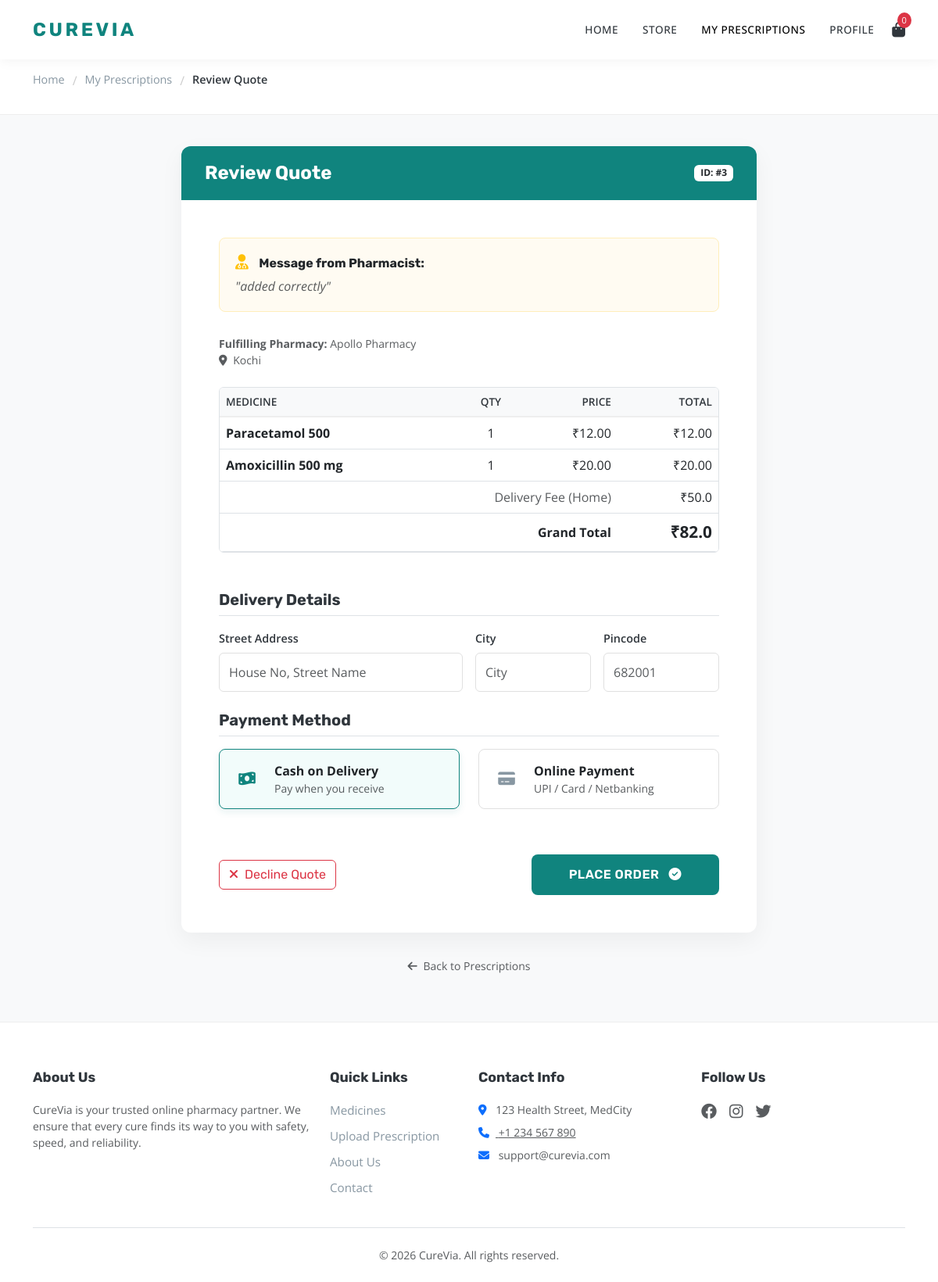
Screenshot of /review_prescription/3/ (signed in) with the database file from the repository.
### myapp/models.py (models this page shows, shortened)
class Prescription(models.Model):
    user = models.ForeignKey(Register, on_delete=models.CASCADE)
    medicine = models.ForeignKey(Medicine, on_delete=models.CASCADE, null=True, blank=True)
    image = models.ImageField(upload_to='prescriptions/')
    status = models.CharField(max_length=100, default='Uploaded')
    created_at = models.DateTimeField(auto_now_add=True)
    assigned_pharmacy = models.ForeignKey(Pharmacy, on_delete=models.SET_NULL, null=True, blank=True)
    handled_by_name = models.CharField(max_length=100, blank=True, null=True)
    DELIVERY_CHOICES = [('Home', 'Home Delivery'), ('Pickup', 'Store Pickup')]
    delivery_type = models.CharField(max_length=10, choices=DELIVERY_CHOICES, default='Home')
    locked_by_pharmacy = models.ForeignKey(Pharmacy, on_delete=models.SET_NULL, null=True, blank=True,
                                           related_name='locked_prescriptions')
    locked_at = models.DateTimeField(null=True, blank=True)
    rejection_reason = models.TextField(null=True, blank=True)
    pharmacist_note = models.TextField(null=True, blank=True)
    estimated_total = models.DecimalField(max_digits=10, decimal_places=2, default=0.00)
    previous_pharmacies = models.TextField(default="", blank=True)
    user_note = models.TextField(null=True, blank=True)

class Pharmacy(models.Model):
    name = models.CharField(max_length=100)
    location = models.CharField(max_length=100)
    address = models.TextField()
    contact = models.CharField(max_length=20)
    service_pincodes = models.TextField(help_text="Enter pincodes separated by comma", default="")
    is_active = models.BooleanField(default=True)
    email = models.EmailField(unique=True, null=True, blank=True)
    password = models.CharField(max_length=100, null=True, blank=True)
    rights = models.CharField(max_length=100, default="pharmacy")

class PrescriptionItem(models.Model):
    prescription = models.ForeignKey(Prescription, on_delete=models.CASCADE, related_name='items')
    medicine = models.ForeignKey(Medicine, on_delete=models.CASCADE)
    quantity = models.PositiveIntegerField(default=1)
    price_at_time = models.DecimalField(max_digits=10, decimal_places=2)
    @property
    def total_price(self):
        return self.quantity * self.price_at_time

class Medicine(models.Model):
    name = models.CharField(max_length=100)
    category = models.ForeignKey(Category, on_delete=models.CASCADE, related_name='medicines')
    purpose = models.CharField(max_length=100, blank=True, null=True)
    description = models.TextField(blank=True, null=True)
    price = models.DecimalField(max_digits=10, decimal_places=2)
    quantity = models.PositiveIntegerField()
    rx_required = models.BooleanField(default=False)
    expiry_date = models.DateField()
    image = models.ImageField(upload_to='medicines/', blank=True, null=True)
    added_by_pharmacy = models.ForeignKey(Pharmacy, on_delete=models.CASCADE, related_name='added_medicines', null=True,
                                          blank=True)
    added_on = models.DateTimeField(auto_now_add=True)
    updated_on = models.DateTimeField(auto_now=True)
    is_popular = models.BooleanField(default=False)

### myapp/views.py (the view)
# urls.py: path('review_prescription/<int:id>/', views.review_prescription, name='review_prescription'),
def review_prescription(request, id):
    if 'uid' in request.session:
        pres = get_object_or_404(Prescription, id=id)
        if pres.user.id != request.session['uid']:
            return redirect('/user/')
        items = PrescriptionItem.objects.filter(prescription=pres)
        subtotal = sum(item.total_price for item in items)
        delivery_fee = 50.00 if pres.delivery_type == 'Home' else 0.00
        grand_total = float(subtotal) + delivery_fee
        context = {
            'pres': pres,
            'items': items,
            'subtotal': subtotal,
            'delivery_fee': delivery_fee,
            'grand_total': grand_total
        }
        return render(request, "user/review_prescription.html", context)
    return redirect('/login/')

### myapp/templates/user/review_prescription.html (shortened to what this page needs)
{% load static %}
<!DOCTYPE html>
<html lang="en">
<head>
    <link href="https://cdn.jsdelivr.net/npm/bootstrap@5.3.0/dist/css/bootstrap.min.css" rel="stylesheet">
    <link rel="stylesheet" href="https://cdnjs.cloudflare.com/ajax/libs/font-awesome/6.4.0/css/all.min.css">
</head>
<body>
    <nav class="navbar navbar-expand-lg sticky-top">
        <div class="container">
            <a class="navbar-brand brand-logo" href="/user/">CureVia</a>
            <div class="collapse navbar-collapse" id="navContent">
                <ul class="navbar-nav ms-auto align-items-center">
                    <li class="nav-item"><a class="nav-link" href="/user/">Home</a></li>
                    <li class="nav-item"><a class="nav-link" href="/shop/">Store</a></li>
                    <li class="nav-item"><a class="nav-link active" href="#">My Prescriptions</a></li>
                    <li class="nav-item"><a class="nav-link" href="{% url 'userprofile' request.session.uid %}">Profile</a></li>
                    <li class="nav-item">
                        <a href="/cart/" class="cart-icon">
                            <i class="fas fa-shopping-bag"></i>
                            <span class="cart-badge">0</span>
                        </a>
                    </li>
                </ul>
            </div>
        </div>
    </nav>
    <div class="breadcrumb-wrap">
        <div class="container">
            <div class="breadcrumb">
                <a href="/user/">Home</a> <span>/</span>
                <a href="{% url 'my_prescriptions' %}">My Prescriptions</a> <span>/</span>
                <strong>Review Quote</strong>
            </div>
        </div>
    </div>
    <div class="container mb-5">
        <div class="row justify-content-center">
            <div class="col-lg-8">
                <div class="review-card">
                    <div class="card-header-custom d-flex justify-content-between align-items-center">
                        <h4 class="mb-0 fw-bold">Review Quote</h4>
                        <span class="badge bg-white text-dark">ID: #{{ pres.id }}</span>
                    </div>
                    <div class="p-4 p-md-5">
                        {% if pres.pharmacist_note %}
                        <div class="note-box">
                            <h6 class="fw-bold mb-2 text-dark">
                                <i class="fas fa-user-md note-icon"></i> Message from Pharmacist:
                            </h6>
                            <p class="mb-0 text-muted fst-italic">"{{ pres.pharmacist_note }}"</p>
                        </div>
                        {% endif %}
                        <p class="text-muted small mb-4">
                            <strong>Fulfilling Pharmacy:</strong> {{ pres.assigned_pharmacy.name }} <br>
                            <i class="fas fa-map-marker-alt me-1"></i> {{ pres.assigned_pharmacy.location }}
                        </p>
                        <div class="table-responsive mb-5 border rounded">
                            <table class="table mb-0">
                                <thead class="bg-light">
                                    <tr>
                                        <th>Medicine</th>
                                        <th class="text-center">Qty</th>
                                        <th class="text-end">Price</th>
                                        <th class="text-end">Total</th>
                                    </tr>
                                </thead>
                                <tbody>
                                    {% for item in items %}
                                    <tr>
                                        <td>
                                            <div class="fw-bold">{{ item.medicine.name }}</div>
                                        </td>
                                        <td class="text-center">{{ item.quantity }}</td>
                                        <td class="text-end">₹{{ item.price_at_time }}</td>
                                        <td class="text-end">₹{{ item.total_price }}</td>
                                    </tr>
                                    {% endfor %}
                                    <tr>
                                        <td colspan="3" class="text-end text-muted">
                                            {% if delivery_fee > 0 %} Delivery Fee (Home) {% else %} Store Pickup {% endif %}
                                        </td>
                                        <td class="text-end">
                                            {% if delivery_fee > 0 %} ₹{{ delivery_fee }} {% else %} <span class="text-success">FREE</span> {% endif %}
                                        </td>
                                    </tr>
                                    <tr class="total-row">
                                        <td colspan="3" class="text-end fw-bold align-middle">Grand Total</td>
                                        <td class="text-end grand-total">₹{{ grand_total }}</td>
                                    </tr>
                                </tbody>
                            </table>
                        </div>
                        <form action="{% url 'confirm_prescription_order' pres.id %}" method="POST">
                            <h5 class="fw-bold mb-3 border-bottom pb-2">Delivery Details</h5>
                            <div class="row g-3 mb-4">
                                <div class="col-md-6">
                                    <label class="form-label">Street Address</label>
                                    <input type="text" name="address" class="form-control" placeholder="House No, Street Name" required>
                                </div>
                                <div class="col-md-3">
                                    <label class="form-label">City</label>
                                    <input type="text" name="city" class="form-control" placeholder="City" required>
                                </div>
                                <div class="col-md-3">
                                    <label class="form-label">Pincode</label>
                                    <input type="text" name="zip" class="form-control" placeholder="682001" required>
                                </div>
                            </div>
                            <h5 class="fw-bold mb-3 border-bottom pb-2">Payment Method</h5>
                            <div class="mb-4">
                                <div class="row">
                                    <div class="col-md-6">
                                        <label class="payment-option">
                                            <div class="payment-card">
                                                <div class="pay-icon"><i class="fas fa-money-bill-wave"></i></div>
                                                <div>
                                                    <div class="fw-bold text-dark">Cash on Delivery</div>
                                                    <div class="small text-muted">Pay when you receive</div>
                                                </div>
                                            </div>
                                        </label>
                                    </div>
                                    <div class="col-md-6">
                                        <label class="payment-option">
                                            <div class="payment-card">
                                                <div class="pay-icon"><i class="fas fa-credit-card"></i></div>
                                                <div>
                                                    <div class="fw-bold text-dark">Online Payment</div>
                                                    <div class="small text-muted">UPI / Card / Netbanking</div>
                                                </div>
                                            </div>
                                        </label>
                                    </div>
                                </div>
                            </div>
                            <div class="d-flex justify-content-between align-items-center mt-5">
                                <a href="{% url 'reject_quote' pres.id %}" class="btn btn-outline-danger" onclick="return confirm('Are you sure you want to decline this quote? This will cancel the order.');">
                                    <i class="fas fa-times me-2"></i>Decline Quote
                                </a>
                                <button type="submit" class="btn btn-confirm px-5">
                                    Place Order <i class="fas fa-check-circle ms-2"></i>
                                </button>
                            </div>
                        </form>
                    </div>
                </div>
                <div class="text-center">
                    <a href="{% url 'my_prescriptions' %}" class="text-muted text-decoration-none small">
                        <i class="fas fa-arrow-left me-1"></i> Back to Prescriptions
                    </a>
                </div>
            </div>
        </div>
    </div>
    <footer>
        <div class="container pb-4">
            <div class="row">
                <div class="col-md-4 mb-4">
                    <h3 class="footer-heading">About Us</h3>
                    <p class="text-muted small">CureVia is your trusted online pharmacy partner. We ensure that every cure finds its way to you with safety, speed, and reliability.</p>
                </div>
                <div class="col-md-2 mb-4">
                    <h3 class="footer-heading">Quick Links</h3>
                    <ul class="list-unstyled">
                        <li><a href="/shop/" class="footer-link">Medicines</a></li>
                        <li><a href="/upload_general/" class="footer-link">Upload Prescription</a></li>
                        <li><a href="/about/" class="footer-link">About Us</a></li>
                        <li><a href="/contact/" class="footer-link">Contact</a></li>
                    </ul>
                </div>
                <div class="col-md-3 mb-4">
                    <h3 class="footer-heading">Contact Info</h3>
                    <ul class="list-unstyled text-muted small">
                        <li class="mb-2"><i class="fas fa-map-marker-alt me-2 text-primary"></i> 123 Health Street, MedCity</li>
                        <li class="mb-2"><a href="tel:+1234567890" class="text-muted"><i class="fas fa-phone me-2 text-primary"></i> +1 234 567 890</a></li>
                        <li class="mb-2"><i class="fas fa-envelope me-2 text-primary"></i> support@curevia.com</li>
                    </ul>
                </div>
                <div class="col-md-3 mb-4">
                    <h3 class="footer-heading">Follow Us</h3>
                    <div class="d-flex gap-3">
                        <a href="#" class="text-muted"><i class="fab fa-facebook fa-lg"></i></a>
                        <a href="#" class="text-muted"><i class="fab fa-instagram fa-lg"></i></a>
                        <a href="#" class="text-muted"><i class="fab fa-twitter fa-lg"></i></a>
                    </div>
                </div>
            </div>
            <div class="text-center pt-4 border-top">
                <p class="small text-muted mb-0">
                    &copy; <script>document.write(new Date().getFullYear());</script> CureVia. All rights reserved.
                </p>
            </div>
        </div>
    </footer>
</body>
</html>

### rows the page displays
Prescription: id "3", pharmacist_note "added correctly", assigned_pharmacy.name "Apollo Pharmacy", assigned_pharmacy.location "Kochi"
PrescriptionItem: medicine.name "Paracetamol 500", quantity "1", price_at_time "12.00", total_price "12.00"
PrescriptionItem: medicine.name "Amoxicillin 500 mg", quantity "1", price_at_time "20.00", total_price "20.00"

### other values shown
{{ delivery_fee }} "50.0"
{{ grand_total }} "82.0"
